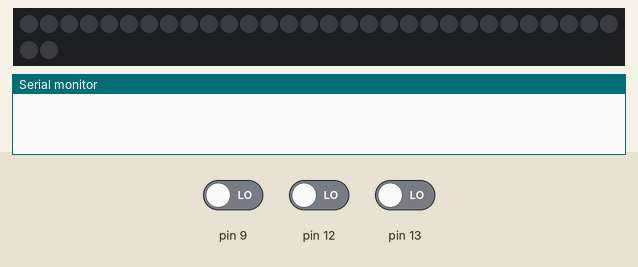
A sketch run on a simulated Arduino Uno, built with avr-gcc and run on an emulated ATmega328P. On the bench: 32 RGB LEDs in strip order, left to right, continuing on the next row, the last lines printed to the serial monitor. The inputs (shaded band) are chosen by the test bench; at power-on: pin 13 LOW, pin 9 LOW, pin 12 LOW. Dim RGB values are drawn brighter than linear.

Above: at 1.2 s.
1.3 s: pin 13 driven HIGH
At 1.86 s:
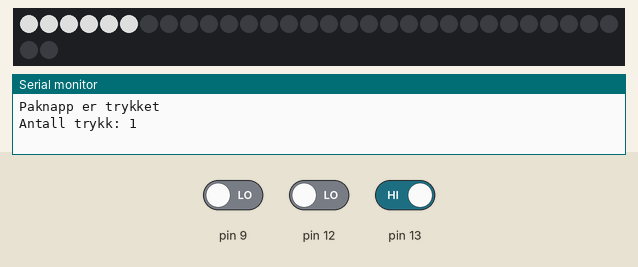
3.1 s: pin 9 driven HIGH
At 5.6 s:
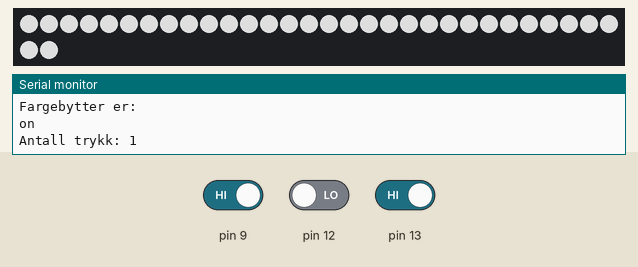
5.9 s: pin 12 driven HIGH
8.9 s: pin 9 driven LOW
Timing chart, 0 to 11.5 s (numbered marks = the images above; inputs shaded):
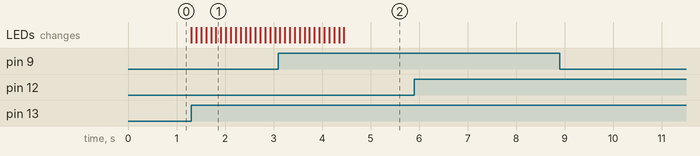

The sketch:

Game.ino
```cpp
//Det under er standard kode for å legge inn Neopixel stripa
#include <Adafruit_NeoPixel.h>

#define PIN 6	 // input pin Neopixel is attached to

#define NUMPIXELS      32 // number of neopixels in strip

Adafruit_NeoPixel pixels = Adafruit_NeoPixel(NUMPIXELS, PIN, NEO_GRB + NEO_KHZ800);

//RGB led fargene startverdi
int redColor = 0;
int greenColor = 0;
int blueColor = 0;

//På knapp
int buttonState = 0;
int lastButtonState = 0;
int buttonPushCounter = 0;

//Hastighetsknapp funksjoner
int buttonState2 = 0;
int lastButtonState2 = 0;
int buttonPushCounter2 = 0;

//FArgebytter funksjoner
int buttonState3 = 0;
int lastButtonState3 = 0;
int buttonPushCounter3 = 0;

int delayvariabel = 0;

void setup() {

  pinMode(13, INPUT);
  pinMode(12, INPUT);
  pinMode(9, INPUT);
  pixels.begin(); // // Initialize the NeoPixel library.
  Serial.begin(9600); //Kobler opp monitoren
}

void trykksenser() //Bryteren for av og på knapp
{
  // read the pushbutton input pin
  buttonState = digitalRead(13);
  // compare the buttonState to its previous state
  if (buttonState != lastButtonState) {
    // if the state has changed, increment the counter
    if (buttonState == HIGH) {
      // if the current state is HIGH, then the button
      // went from off to on
      buttonPushCounter += 1;
      Serial.println();
      Serial.println("Paknapp er trykket");
      Serial.print("Antall trykk: ");
      Serial.println(buttonPushCounter);
    } else {
      // if the current state is LOW, then the button
      // went from on to off
      Serial.println("off");
    }
    // delay a little bit to avoid debouncing
    delay(5); // Wait for 5 millisecond(s)
  }
  // save the current state as the last state, for
  // the next time through the loop
  lastButtonState = buttonState;
}

void HastighetsBytter() //Brytterene for hastighet
{
  // read the pushbutton input pin
  buttonState2 = digitalRead(12);
  // compare the buttonState to its previous state
  if (buttonState2 != lastButtonState2) {
    // if the state has changed, increment the counter
    if (buttonState2 == HIGH) {
      // if the current state is HIGH, then the button
      // went from off to on
      buttonPushCounter2 += 1;
      Serial.println();
      Serial.println("Hastighetsbytter er trykket:");
      Serial.println("on");
      Serial.print("number of button pushes: ");
      Serial.println(buttonPushCounter2);
    } else {
      // if the current state is LOW, then the button
      // went from on to off
      Serial.println("off");
    }
    // delay a little bit to avoid debouncing
    delay(50); // Wait for 5 millisecond(s)
  }
  // save the current state as the last state, for
  // the next time through the loop
  lastButtonState2 = buttonState2;
}

void fargeBytter() //Bryteren for fargebytting
{
  // read the pushbutton input pin
  buttonState3 = digitalRead(9);
  // compare the buttonState to its previous state
  if (buttonState3 != lastButtonState3) {
    // if the state has changed, increment the counter
    if (buttonState3 == HIGH) {
      // if the current state is HIGH, then the button
      // went from off to on
      buttonPushCounter3 += 1;
      Serial.println();
      Serial.println("Fargebytter er:");
      Serial.println("on");
      Serial.print("Antall trykk: ");
      Serial.println(buttonPushCounter3);
    } else {
      // if the current state is LOW, then the button
      // went from on to off
      Serial.println("off");
    }
    // delay a little bit to avoid debouncing
    delay(50); // Wait for 5 millisecond(s)
  }
  // save the current state as the last state, for
  // the next time through the loop
  lastButtonState3 = buttonState3;
}

/*Her er koden som setter fargen. Denne velger mellom to faktorer
enten om man skal hente randome nummeret fra 100-255, eller 0-100.
Denne er også styr av en odetall/partall funksjon.*/


/*Koden under endrer delayvariabel.DEnne brukes i skrulyson og
sier hvor lang tid det skal ta før neopixel lyset gjennomfører en loop.
Brukte en enkel partall oddetalls funksjon for å skru denne av og på*/
void setSpeed() {
  if (buttonPushCounter2 % 2 == 0) {
    delayvariabel = 100;
  } else {
    delayvariabel = 3;
  }
}


/*Under er påknappen. denne henter informasjon fra buttonPushCounter.
Avhengig om denne er på et oddetall eller partall*/

void skrulysOn()
{
    if (buttonPushCounter % 2){ //Odetall
    for (int i=0; i < NUMPIXELS; i++) {
      // pixels.Color takes RGB values, from 0,0,0 up to 255,255,255
      pixels.setPixelColor(i, pixels.Color(redColor, greenColor, blueColor));
      pixels.setBrightness(155);
      // This sends the updated pixel color to the hardware.
      pixels.show();

      // Delay for a period of time (in milliseconds).
      delay(delayvariabel);

   if(buttonPushCounter % 1) //Partall
  {
    Serial.println("Lys er av");

  }
    }
  }
}

void loop() {
  redColor=255;
  blueColor= 255;
  greenColor = 255;
  skrulysOn();
  trykksenser();
  HastighetsBytter();
  fargeBytter();
  setSpeed();

}
```

Measured:
- after the input at 1.3 s, the LEDs: first change at once (image 1 shows a later state)
